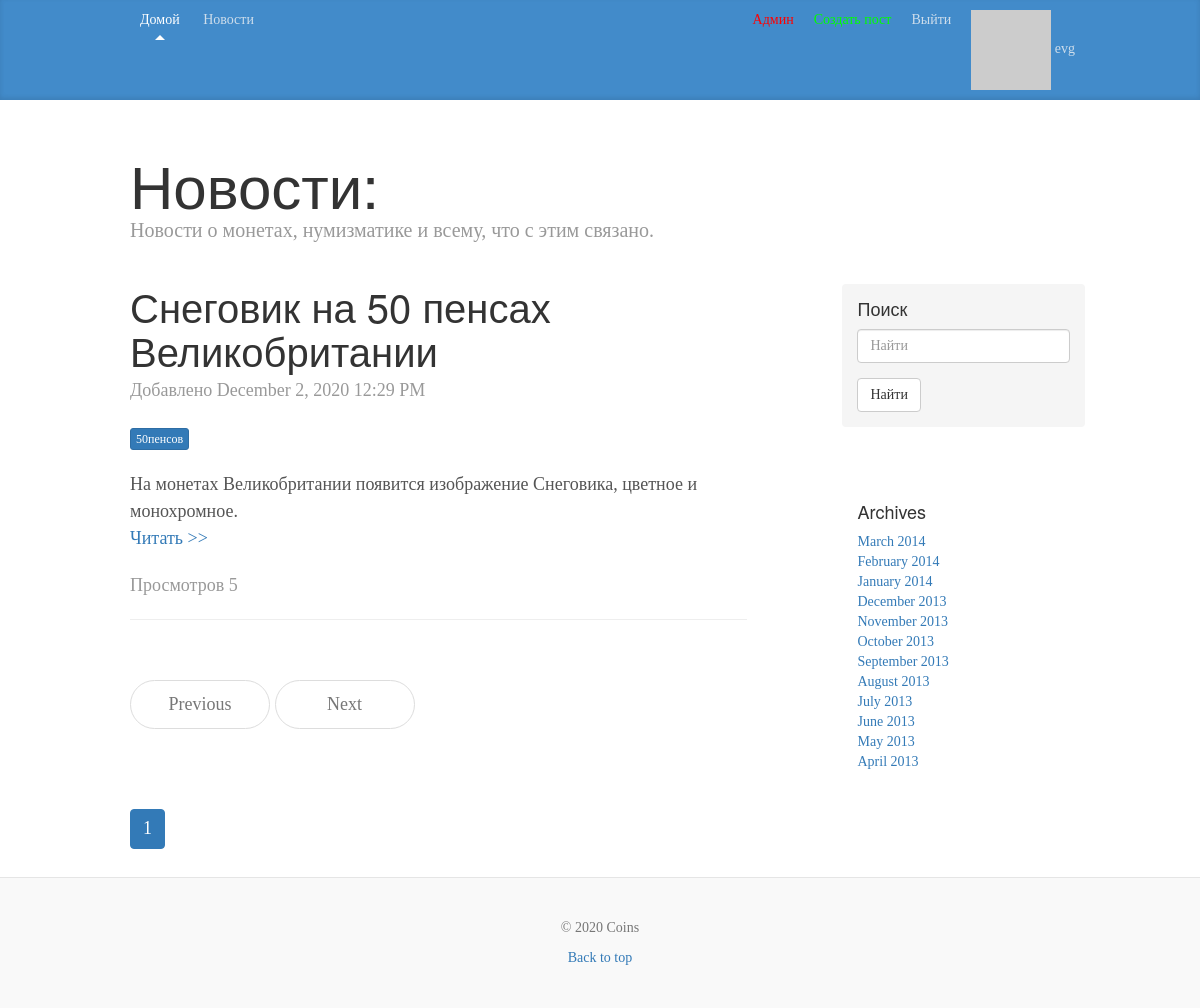
/news/ (signed in), run on the app's committed database.
### app/models.py (models this page shows, shortened)
class User(db.Model, UserMixin):
    __tablename__ = 'user'
    id = db.Column(db.Integer, primary_key=True)
    email = db.Column(db.String(255), unique=True)
    username = db.Column(db.String(255), unique=True, index=True)
    password_hash = db.Column(db.String(255))
    active = db.Column(db.Boolean())
    confirmed_at = db.Column(db.DateTime())
    name = db.Column(db.String(64))
    location = db.Column(db.String(64))
    member_since = db.Column(db.DateTime(), default=datetime.utcnow)
    about_me = db.Column(db.String(140))
    last_seen = db.Column(db.DateTime, default=datetime.utcnow)
    avatar_hash = db.Column(db.String(32))
    roles = db.relationship('Role', secondary='roles_users', backref=db.backref('users', lazy='dynamic'))
    posts = db.relationship('Post', backref='author', lazy='dynamic')
    img = db.relationship('StorageImg', backref='author', lazy='dynamic')
    @property
    def password(self):
        raise AttributeError('password is not a readable attribute')
    def gravatar(self, size=100, default='identicon', rating='g'):
        url = 'https://secure.gravatar.com/avatar'
        hash = self.avatar_hash or self.gravatar_hash()
        return '{url}/{hash}?s={size}&d={default}&r={rating}'.\
                        format(url=url, hash=hash, size=size, default=default, rating=rating)
    def is_administrator(self):
        for r in self.roles:
            if str(r) == 'admin':
                return True
        return False

class Post(db.Model):
    __tablename__ = 'post'
    id = db.Column(db.Integer, primary_key=True)
    title = db.Column(db.String(150))
    slug = db.Column(db.String(140), unique=True)
    pre_body = db.Column(db.Text)
    body = db.Column(db.Text)
    created = db.Column(db.DateTime, index=True, default=datetime.utcnow)
    updated = db.Column(db.DateTime)
    count = db.Column(db.Integer, default=0)
    author_id = db.Column(db.Integer, db.ForeignKey('user.id'))
    tags = db.relationship('Tag', secondary='tags_posts', backref=db.backref('posts', lazy='dynamic'))

class Tag(db.Model):
    __tablename__ = 'tag'
    id = db.Column(db.Integer, primary_key=True)
    name = db.Column(db.String(100))
    slug = db.Column(db.String(100), unique=True)

### app/posts/controllers.py (the view)
@module.route('/news/')
def news():
    q = request.args.get('q')
    page = request.args.get('page')
    if page and page.isdigit():
        page = int(page)
    else:
        page = 1
    if q:
        posts = Post.query.filter(Post.title.contains(q) | Post.body.contains(q))
    else:
        posts = Post.query.order_by(Post.created.desc())
    pages = posts.paginate(page=page, per_page=app.config['PER_PAGE_NEWS'], error_out=False)
    tag_weight()
    return render_template('posts/news.html', posts=posts, pages=pages, tags=tag_weight())

### app/models.py (called while the page is built)
@login_manager.user_loader
def load_user(user_id):
    return User.query.get(int(user_id))

    def __repr__(self):
        return self.name

### app/posts/controllers.py (called while the page is built)
def tag_weight():
    p = Post.query.all()
    w = {}
    t = []
    if p:
        for post in p:
            if post.tags:
                for tags in post.tags:
                    t.append(tags.name)
        if t:
            m = max([t.count(i) for i in t])
        for i in t:
            sl = Tag.query.filter(Tag.name == i).first().slug
            w[i] = (int((t.count(i)*100)/m), sl)
        return w
    return w

### app/templates/posts/news.html
{% extends "layout.html" %}
{% block title_post%}Новости:{% endblock %}
{% block pre_title_post%}Новости о монетах, нумизматике и всему, что с этим связано.{% endblock %}
{% block content %}
{% for post in pages.items %}
<div class="blog-post">
  <h2 class="blog-post-title">{{ post.title }}</h2>
  <p class="blog-post-meta"> Добавлено {{ moment(post.created).format('LLL') }}
    <a href="{{ url_for('users.user', username=post.author.username) }}">{{ post.author.username }}</a></p>
  {% if post.tags %}
    <p class="blog-post-meta">
    {% for tag in post.tags %}
    <a class="btn btn-primary btn-xs" href="{{ url_for('posts.tag_detail', slug=tag.slug) }}" role="button">{{ tag.name }}</a>
    {% endfor%}
    </p>
  {% endif %}
  {{ post.pre_body|safe }}
  <p class="blog-post-meta"><a href="{{ url_for('posts.news_detal', slug=post.slug) }}">Читать >></a></p>
  <p class="blog-post-meta">Просмотров {{ post.count }}</p>
  <hr>
</div>
{% endfor %}
<nav>
  <ul class="pager">
    <li {% if not pages.has_prev %} class="disabled" {% endif %}>
      <a href="?page={{ pages.prev_num }}">Previous</a></li>
    <li {% if not pages.has_next %} class="disabled" {% endif %}>
    <a href="?page={{ pages.next_num }}">Next</a></li>
  </ul>
  <ul class="pagination">
    {% for page in pages.iter_pages() %}
    {% if page %}
    <li {% if page == pages.page %} class="active" {% endif %}><a href="?page={{ page }}">{{ page }}</a>
    {% else %}
    <li><span>…</span></li>
    {% endif %}
    {% endfor %}
  </ul>
</nav>
{% endblock %}

### app/templates/layout.html (shortened to what this page needs)
{% extends "bootstrap/base.html" %}
{% import "bootstrap/fixes.html" as fixes %}
{% block head %}
  {{super()}}
{% endblock %}
{% block styles %}
  {{super()}}
  <link href="/static/css/blog.css" rel="stylesheet">
{% endblock %}
{% block body %}
  {% block navbar %}
  <div class="blog-masthead">
    <div class="container">
    <nav class="blog-nav">
            <a class="blog-nav-item active" href="{{ url_for('users.index') }}">Домой</a>
            <a class="blog-nav-item" href="{{ url_for('posts.news') }}">Новости</a>
            {% if current_user.is_authenticated %}
            <a class="blog-nav-item navbar-right" href="{{ url_for('users.user', username=current_user.username) }}">
                  <img src="{{ current_user.gravatar(size=18) }}">
                  {{ current_user.username }}
                </a>
            <a class="blog-nav-item navbar-right" href="{{ url_for('users.logout') }}">Выйти</a>
            {% else %}
            <a class="blog-nav-item navbar-right" href="{{ url_for('users.reg') }}">Регистрация</a>
            <a class="blog-nav-item navbar-right" href="{{ url_for('users.log') }}"><span class="glyphicon glyphicon-log-in"></span>  Войти</a>
            {% endif %}
          {% if current_user.is_authenticated %}
            {% if current_user.is_administrator() or current_user.is_writer() %}
              <a class="blog-nav-item navbar-right" style="color: rgb(0, 255, 0)" href="{{ url_for('posts.create_post') }}">Создать пост</a>
            {% endif %}
          {% endif %}
          {% if current_user.is_authenticated %}
                {% if current_user.is_administrator() %}
              <a class="blog-nav-item navbar-right" style="color: rgb(255, 0, 0)" href="{{ url_for('admin.index') }}">Админ</a>
                {% endif %}
          {% endif %}
    </nav>
  </div>
  </div>
  {% endblock %}
  <div class="container">
    {% import "bootstrap/utils.html" as utils %} {{ utils.flashed_messages(dismissible=True, container=False) }}
    <div class="blog-header">
      <h1 class="blog-title">{% block title_post%}{% endblock %}</h1>
      <p class="lead blog-description">{% block pre_title_post%}{% endblock %}</p>
    </div>
    <div class="row">
      <div class="col-sm-8 blog-main">
      {% block content %}{% endblock %}
      </div>
      <div class="col-sm-3 col-sm-offset-1 blog-sidebar">
        <div class="sidebar-module sidebar-module-inset">
          <h4>Поиск</h4>
          <form method='GET' action="{{ url_for('posts.news') }}">
            <div class="form-group">
              <input type="text" class="form-control" placeholder="Найти" name="q" value="{{ request.args.get('q', '') }}">
            </div>
            <button type="submit" class="btn btn-default">Найти</button>
          </form>
        </div>
        <div class="sidebar-module" id="tags">
        </div>
        <div class="sidebar-module">
          <h4>Archives</h4>
          <ol class="list-unstyled">
            <li><a href="#">March 2014</a></li>
            <li><a href="#">February 2014</a></li>
            <li><a href="#">January 2014</a></li>
            <li><a href="#">December 2013</a></li>
            <li><a href="#">November 2013</a></li>
            <li><a href="#">October 2013</a></li>
            <li><a href="#">September 2013</a></li>
            <li><a href="#">August 2013</a></li>
            <li><a href="#">July 2013</a></li>
            <li><a href="#">June 2013</a></li>
            <li><a href="#">May 2013</a></li>
            <li><a href="#">April 2013</a></li>
          </ol>
        </div>
      </div>
    </div>
  </div>
  <footer class="blog-footer">
      <p class="text-muted">&copy; <script type="text/javascript">var mdate = new Date(); document.write(mdate.getFullYear());</script> {{ config.get('APP_NAME')  }} </p>
      <p>
        <a href="#">Back to top</a>
      </p>
  </footer>
{% endblock %}

### app/static/css/blog.css (style rules this page uses)
body { font-family: Georgia, "Times New Roman", Times, serif; color: #555; }
h1, .h1, h2, .h2, h3, .h3, h4, .h4, h5, .h5, h6, .h6 { margin-top: 0; font-family: "Helvetica Neue", Helvetica, Arial, sans-serif; font-weight: normal; color: #333; }
@media (min-width: 1200px) { .container { width: 970px; } }
.blog-masthead { background-color: #428bca; -webkit-box-shadow: inset 0 -2px 5px rgba(0,0,0,.1); box-shadow: inset 0 -2px 5px rgba(0,0,0,.1); }
.blog-nav-item { position: relative; display: inline-block; padding: 10px; font-weight: 500; color: #cdddeb; }
.blog-nav .active { color: #fff; }
.blog-nav .active:after { position: absolute; bottom: 0; left: 50%; width: 0; height: 0; margin-left: -5px; vertical-align: middle; content: " "; border-right: 5px solid transparent; border-bottom: 5px solid; border-left: 5px solid transparent; }
.blog-header { padding-top: 20px; padding-bottom: 20px; }
.blog-title { margin-top: 30px; margin-bottom: 0; font-size: 60px; font-weight: normal; }
.blog-description { font-size: 20px; color: #999; }
.blog-main { font-size: 18px; line-height: 1.5; }
.sidebar-module { padding: 15px; margin: 0 -15px 15px; }
.sidebar-module-inset { padding: 15px; background-color: #f5f5f5; border-radius: 4px; }
.pager { margin-bottom: 60px; text-align: left; }
.pager > li > a { width: 140px; padding: 10px 20px; text-align: center; border-radius: 30px; }
.blog-post { margin-bottom: 60px; }
.blog-post-title { margin-bottom: 5px; font-size: 40px; }
.blog-post-meta { margin-bottom: 20px; color: #999; }
.blog-footer { padding: 40px 0; color: #999; text-align: center; background-color: #f9f9f9; border-top: 1px solid #e5e5e5; }
.blog-footer p:last-child { margin-bottom: 0; }

### data on the page
User: username "evg"
Post: title "Снеговик на 50 пенсах Великобритании", created "December 2, 2020 12:29 PM", pre_body "На монетах Великобритании появится изображение Снеговика, цветное и монохромное.", count "5"
Tag: name "50пенсов"

### other printed values
{{ page }} "1"
{{ config.get('APP_NAME') }} "Coins"
